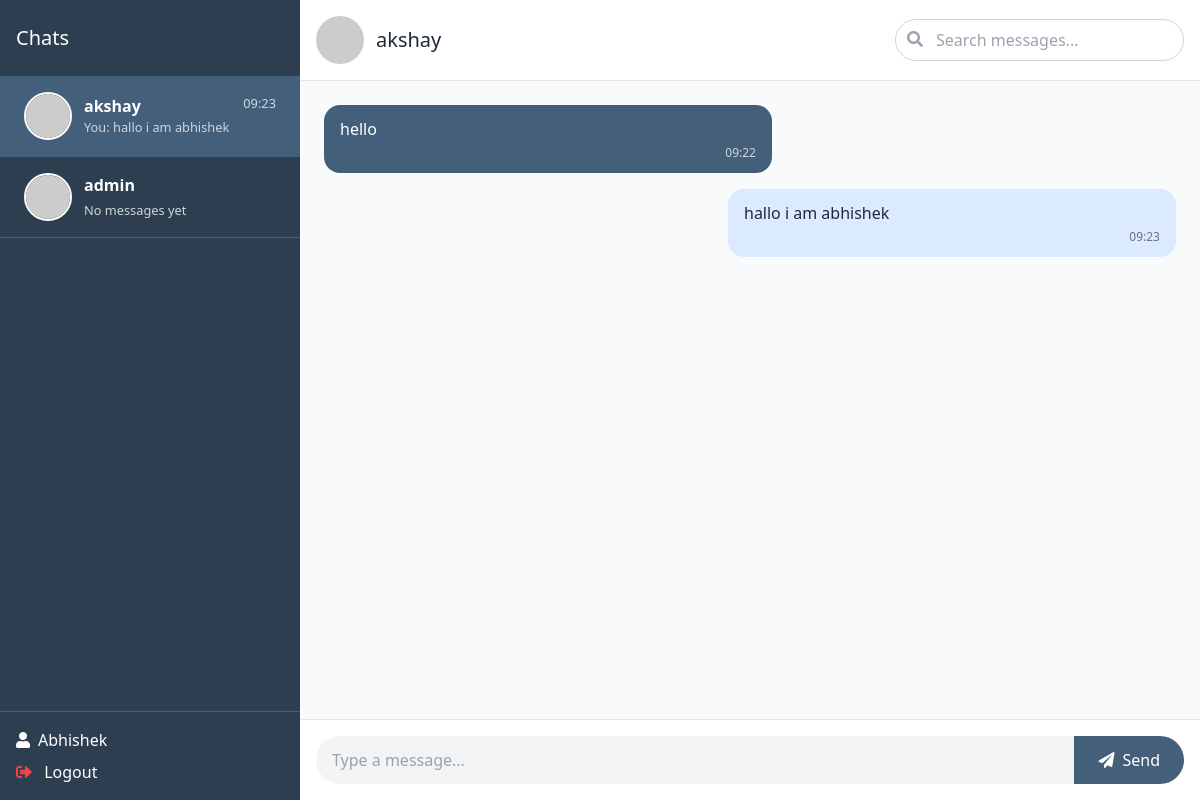
Before: /chat/akshay/ (signed in) with the older database file.
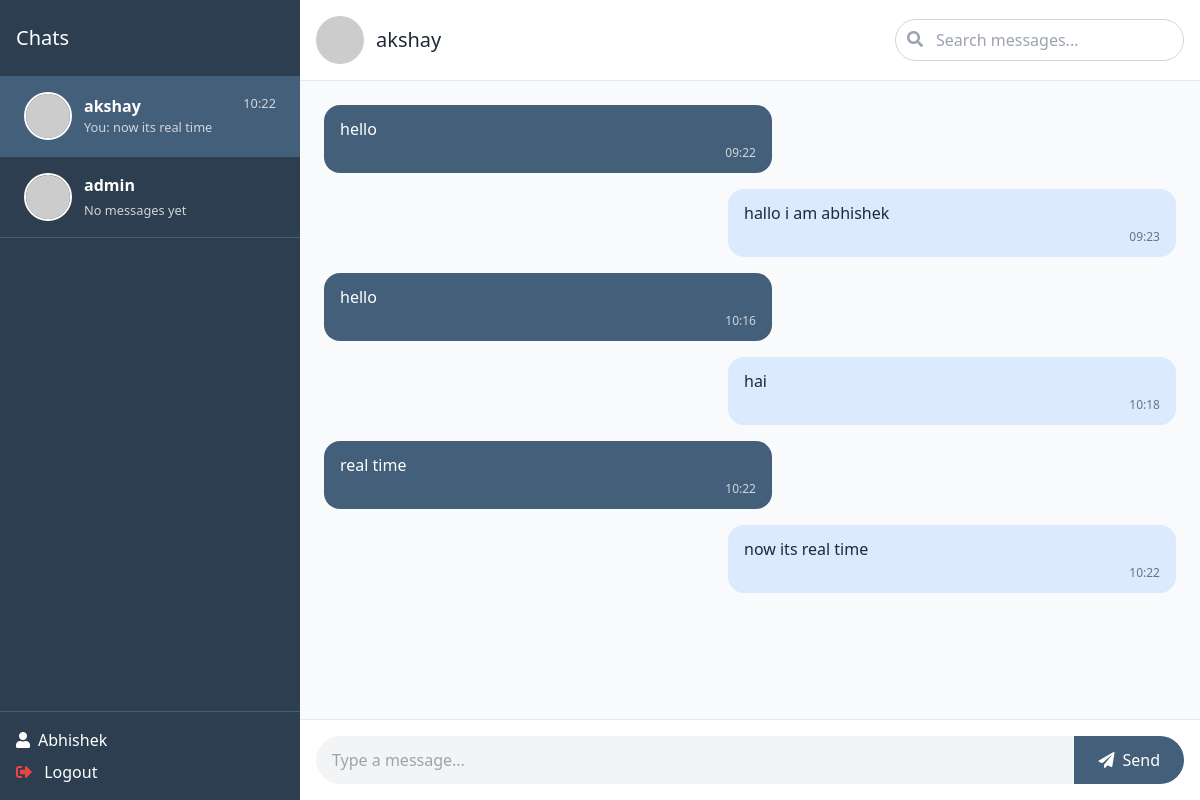
After: the same page with the newer database file.
### chat/models.py (models this page shows, shortened)
class Message(models.Model):
    sender = models.ForeignKey(User, related_name="sent_messages", on_delete=models.CASCADE)
    receiver = models.ForeignKey(User, related_name="received_messages", on_delete=models.CASCADE)
    content = models.TextField()
    timestamp = models.DateTimeField(auto_now_add=True)

### chat/views.py (the view)
# urls.py: path('chat/<str:room_name>/', views.chat_room, name='chat'),
@login_required
def chat_room(request, room_name):
    search_query = request.GET.get('search', '')
    users = User.objects.exclude(id=request.user.id)
    chats = Message.objects.filter(
        (Q(sender=request.user) & Q(receiver__username=room_name)) |
        (Q(receiver=request.user) & Q(sender__username=room_name))
    )
    if search_query:
        chats = chats.filter(Q(content__icontains=search_query))
    chats = chats.order_by('timestamp')
    user_last_messages = []
    for user in users:
        last_message = Message.objects.filter(
            (Q(sender=request.user) & Q(receiver=user)) |
            (Q(receiver=request.user) & Q(sender=user))
        ).order_by('-timestamp').first()
        user_last_messages.append({
            'user': user,
            'last_message': last_message
        })
    min_aware_datetime = make_aware(datetime.datetime.min)
    user_last_messages.sort(
        key=lambda x: x['last_message'].timestamp if x['last_message'] and x['last_message'].timestamp else min_aware_datetime,
        reverse=True
    )
    return render(request, 'chat.html', {
        'room_name': room_name,
        'chats': chats,
        'users': users,
        'user_last_messages': user_last_messages,
        'search_query': search_query
    })

### templates/chat.html (shortened to what this page needs)
<!DOCTYPE html>
<html lang="en">
  <head>
    <script src="https://cdn.tailwindcss.com"></script>
    <link
      rel="stylesheet"
      href="https://cdnjs.cloudflare.com/ajax/libs/font-awesome/5.15.1/css/all.min.css"
    />
  </head>
  <body class="h-screen flex flex-col bg-gray-100">
    <div class="container-fluid h-full">
      <div class="flex h-full">
        <div class="w-1/4 bg-primary-dark overflow-y-auto">
          <h5 class="text-white text-xl font-medium px-4 py-6">Chats</h5>
          <div class="contacts pb-24">
            {% for item in user_last_messages %}
            <a
              href="{% url 'chat' item.user.username %}"
              class="block px-6 py-4 border-b border-primary hover:bg-primary transition-colors duration-200 {% if item.user.username == room_name %} bg-primary {% endif %}"
              data-id="{{ room_name }}"
            >
              <div class="flex items-center">
                <img
                  src="https://ui-avatars.com/api/?name={{ item.user.username|urlencode }}&size=64&background=random"
                  alt="{{ item.user.username }}'s Profile Image"
                  class="w-12 h-12 object-cover rounded-full mr-3 border-2 border-white"
                />
                <div class="flex-1">
                  <div class="flex justify-between">
                    <strong class="text-white truncate">{{ item.user.username }}</strong>
                    {% if item.last_message %}
                    <small class="text-gray-300 whitespace-nowrap timestamp">
                      {{ item.last_message.timestamp|date:"H:i" }}</small>
                    {% endif %}
                  </div>
                  <div>
                    {% if item.last_message %}
                    <small class="block text-gray-300 truncate last-msg" style="max-width: 90%" id="last-message">
                      {% if item.last_message.sender == request.user %} You:
                      {% endif %} {{ item.last_message.content|truncatewords:5 }}
                    </small>
                    {% else %}
                    <small class="text-gray-300">No messages yet</small>
                    {% endif %}
                  </div>
                </div>
              </div>
            </a>
            {% endfor %}
          </div>
          <div class="absolute bottom-0 w-1/4 p-4 bg-primary-dark border-t border-primary">
            <h5 class="text-white flex items-center">
              <i class="fas fa-user mr-2"></i>
              {{ request.user.username|title }}
            </h5>
            <h5 class="cursor-pointer text-base mt-2">
              <i class="fas fa-sign-out-alt text-red-500 mr-2"></i>
              <a href="{% url 'logout' %}" class="text-white hover:text-gray-300 transition-colors duration-200">Logout</a>
            </h5>
          </div>
        </div>
        <div class="w-3/4 flex flex-col bg-white" data-id="{{ room_name }}">
          <div class="flex items-center p-4 border-b border-gray-200">
            <img
              src="https://ui-avatars.com/api/?name={{ room_name|urlencode }}&size=64&background=random"
              class="w-12 h-12 rounded-full"
              alt="{{ room_name }}"
            />
            <h3 class="text-xl font-medium ml-3 text-gray-800">
              {{ room_name }}
            </h3>
            <form method="GET" action="" class="ml-auto">
              <div class="relative">
                <i class="fas fa-search absolute left-3 top-3 text-gray-400"></i>
                <input
                  type="text"
                  name="search"
                  id="searchInput"
                  class="border border-gray-300 rounded-full py-2 pl-10 pr-4 focus:outline-none focus:ring-2 focus:ring-primary focus:border-transparent"
                  placeholder="Search messages..."
                  value="{{ search_query }}"
                />
              </div>
            </form>
          </div>
          <div id="chatbox" class="flex-1 overflow-y-auto bg-gray-50 p-6" style="height: calc(100vh - 180px);">
            {% if chats %}
              {% for message in chats %}
              <div
                class="rounded-2xl px-4 py-3 mb-4 max-w-md {% if message.sender == request.user %} bg-blue-100 text-gray-800 ml-auto {% else %} bg-primary text-white mr-auto {% endif %}"
              >
                <div class="flex flex-col">
                  <span>{{ message.content }}</span>
                  <div class="text-xs {% if message.sender == request.user %} text-gray-500 {% else %} text-gray-300 {% endif %} text-right mt-1">
                    {{ message.timestamp|date:"H:i" }}
                  </div>
                </div>
              </div>
              {% endfor %}
            {% else %}
              <p class="text-gray-500 text-center italic mt-10">
                <i class="far fa-comment-dots mr-2"></i>
                No messages yet. Start the conversation!
              </p>
            {% endif %}
          </div>
          <div class="border-t border-gray-200 p-4 bg-white">
            <div class="flex rounded-full bg-gray-100 overflow-hidden">
              <input
                type="text"
                id="my_input"
                class="flex-1 py-3 px-4 bg-transparent focus:outline-none"
                placeholder="Type a message..."
                required
              />
              <button
                id="submit_button"
                class="bg-primary hover:bg-primary-dark text-white px-6 py-2 transition-colors duration-200 flex items-center"
                type="button"
              >
                <i class="fas fa-paper-plane mr-2"></i> Send
              </button>
            </div>
          </div>
        </div>
      </div>
    </div>
  </body>
</html>

Changed rows visible on the page:
added Message: content "hello", timestamp "10:16"
added Message: content "hai", timestamp "10:18"
added Message: content "real time", timestamp "10:22"
added Message: content "now its real time", timestamp "10:22"
Other visible differences:
{{ item.last_message.timestamp|date:"H:i" }}: "09:23" → "10:22"
{{ item.last_message.content|truncatewords:5 }}: "hallo i am abhishek" → "now its real time"
